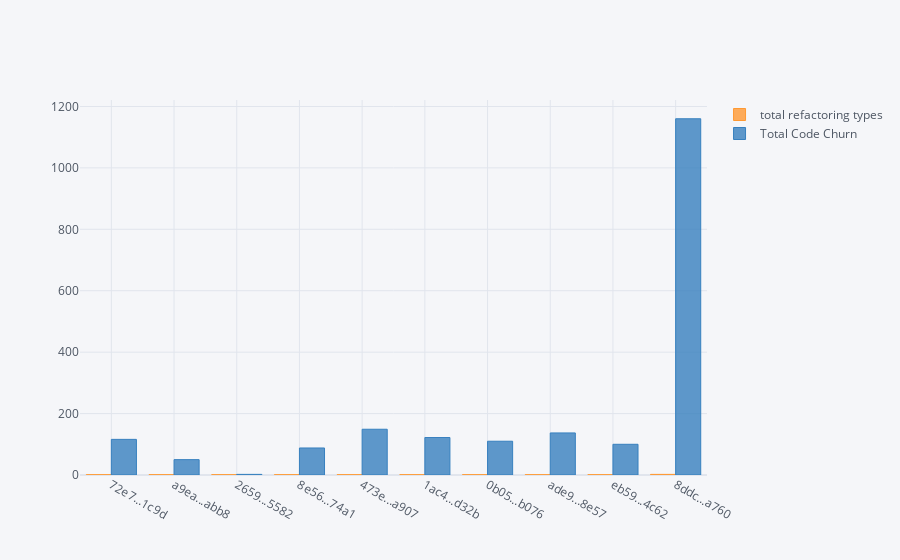

The notebook cell saved with this chart:
### Code cell
code_churn_dataset[[
    "total refactoring types",
    "Total Code Churn",
    "commit_sha"
]].head(10).iplot(
    kind = "bar",
    barmode = "group",
    categories="commit_sha",
        
)

### Figure 1 — Plotly figure (JSON) as saved in the notebook; plotly's stock layout.template omitted (floating-point values rounded to 4 significant figures)
{"data": [{"marker": {"color": "rgba(255, 153, 51, 0.8)", "line": {"color": "rgba(255, 153, 51, 1.0)", "width": 1}}, "name": "total refactoring types", "orientation": "v", "text": "", "type": "bar", "x": ["72e7...1c9d", "a9ea...abb8", "2659...5582", "8e56...74a1", "473e...a907", "1ac4...d32b", "0b05...b076", "ade9...8e57", "eb59...4c62", "8ddc...a760"], "y": [1, 1, 1, 1, 1, 1, 1, 1, 1, 2]}, {"marker": {"color": "rgba(55, 128, 191, 0.8)", "line": {"color": "rgba(55, 128, 191, 1.0)", "width": 1}}, "name": "Total Code Churn", "orientation": "v", "text": "", "type": "bar", "x": ["72e7...1c9d", "a9ea...abb8", "2659...5582", "8e56...74a1", "473e...a907", "1ac4...d32b", "0b05...b076", "ade9...8e57", "eb59...4c62", "8ddc...a760"], "y": [116, 50, 2, 88, 149, 122, 110, 137, 100, 1160]}], "layout": {"barmode": "group", "legend": {"bgcolor": "#F5F6F9", "font": {"color": "#4D5663"}}, "paper_bgcolor": "#F5F6F9", "plot_bgcolor": "#F5F6F9", "title": {"font": {"color": "#4D5663"}}, "xaxis": {"gridcolor": "#E1E5ED", "showgrid": true, "tickfont": {"color": "#4D5663"}, "title": {"font": {"color": "#4D5663"}, "text": ""}, "zerolinecolor": "#E1E5ED"}, "yaxis": {"gridcolor": "#E1E5ED", "showgrid": true, "tickfont": {"color": "#4D5663"}, "title": {"font": {"color": "#4D5663"}, "text": ""}, "zerolinecolor": "#E1E5ED"}}}
